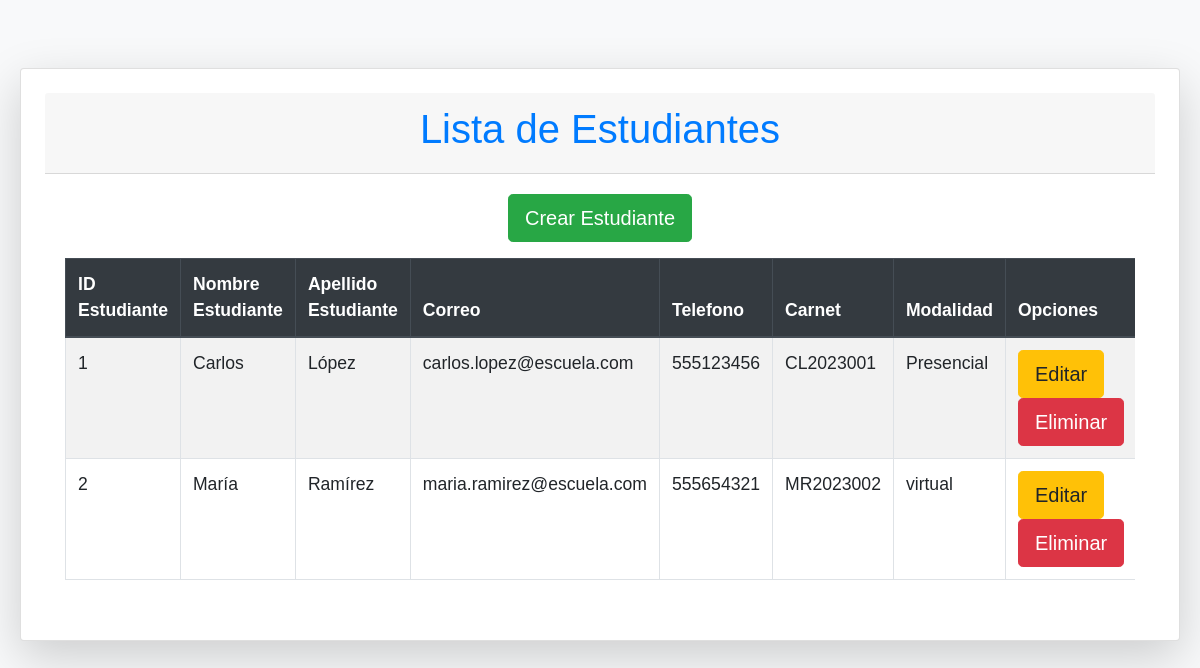
Before: /routers/estudiantesRouter.php with the older database file.
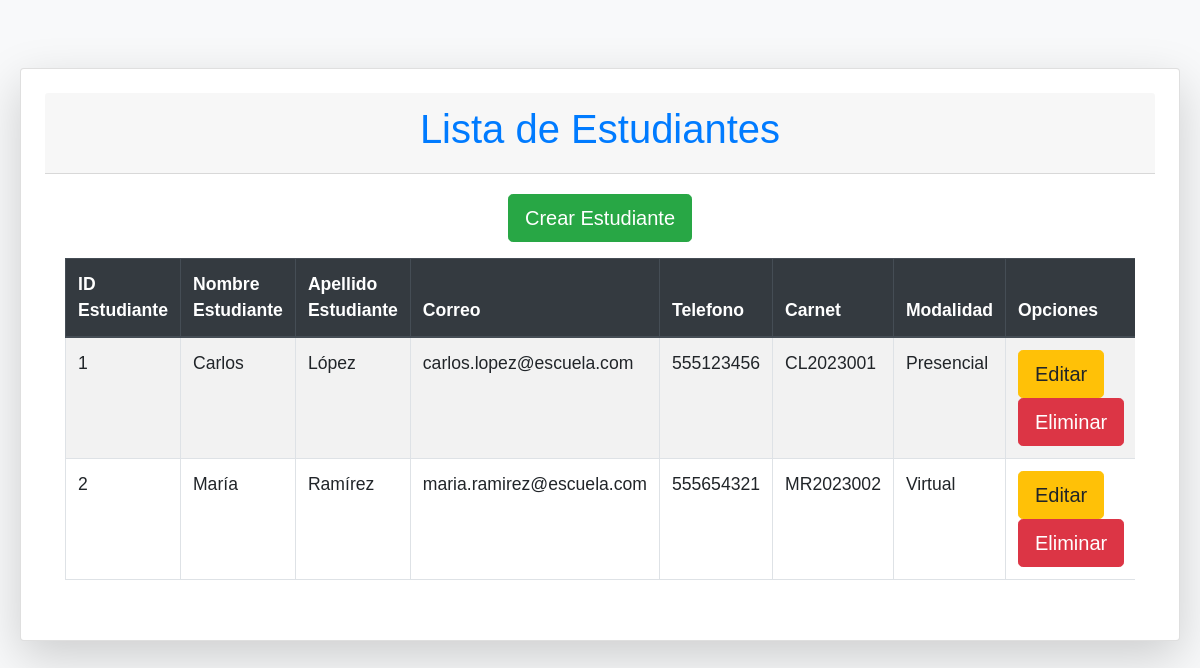
After: the same page with the newer database file.
### tables this page shows
CREATE TABLE estudiantes (
    id_estudiante INT AUTO_INCREMENT PRIMARY KEY,
    nombre VARCHAR(100) NOT NULL,
    apellido VARCHAR(100) NOT NULL,
    correo VARCHAR(100) NOT NULL UNIQUE,
    telefono VARCHAR(15),
    carnet VARCHAR(50) NOT NULL UNIQUE,
    modalidad ENUM('Presencial', 'Virtual') NOT NULL
);

### controllers/EstudiantesController.php (called while the page is built, shortened)
<?php
require_once(dirname(__FILE__) . '/../config/conf.php');
require_once(dirname(__FILE__) . '/../models/EstudiantesModel.php');
class EstudiantesController
{
    private $estudiante;
    public function __construct()
    {
        $database = new Conexion();
        $this->db = $database->Conectar();
        $this->estudiante = new Estudiantes($this->db);
    }
    public function index()
    {
        $result = $this->estudiante->get_estudiantes();
        $estudiantes = $result->fetchAll(PDO::FETCH_ASSOC);
        include(dirname(__FILE__) . '/../views/Estudiantes/indexEstudiantes.php');
    }
}
?>

### config/conf.php (called while the page is built, shortened)
<?php
class Conexion {
    private $host = "localhost";
    private $db = "escuela_sv";
    private $user = "root";
    private $pwd = "1234";
    public function Conectar() {
        $this->conn = null;
        try {
            $this->conn = new PDO("mysql:host=" . $this->host . ";dbname=" . $this->db, $this->user, $this->pwd);
            $this->conn->setAttribute(PDO::ATTR_ERRMODE, PDO::ERRMODE_EXCEPTION);
        } catch (PDOException $exec) {
            echo "Error en la conexión: " . $exec->getMessage();
        }
        return $this->conn;
    }
}
?>

### models/EstudiantesModel.php (called while the page is built, shortened)
<?php
class Estudiantes
{
    private $conn;
    private $table_name = "estudiantes";
    public function __construct($db)
    {
        $this->conn = $db;
    }
    public function get_estudiantes()
    {
        $query = "SELECT * FROM " . $this->table_name;
        $result = $this->conn->prepare($query);
        $result->execute();
        return $result;
    }
}

### views/Estudiantes/indexEstudiantes.php (the view, shortened to what this page needs)
<!DOCTYPE html>
<html lang="es">
<head>
    <link rel="stylesheet" href="https://stackpath.bootstrapcdn.com/bootstrap/4.5.2/css/bootstrap.min.css">
    <link rel="stylesheet" href="../views/css/EstudiantesResponsive.css">
</head>
<body class="bg-light">
    <div class="container mt-5 mb-5">
        <div class="card shadow-lg p-4">
            <div class="card-header text-center">
            <h2>Lista de Estudiantes</h2>
            </div>
            <div class="card-body">
                <div class="row mb-3">
                    <div class="col-12 text-center">
                    <a href="../routers/estudiantesRouter.php?action=create" class="btn btn-success btn-lg">Crear Estudiante</a>
                </div>
            </div>
            <div class="table-responsive">
                    <table class="table table-bordered table-striped">
                        <thead class="thead-dark">
                            <tr>
                            <th scope="col">ID Estudiante</th>
                            <th scope="col">Nombre Estudiante</th>
                            <th scope="col">Apellido Estudiante</th>
                            <th scope="col">Correo</th>
                            <th scope="col">Telefono</th>
                            <th scope="col">Carnet</th>
                            <th scope="col">Modalidad</th>
                            <th scope="col">Opciones</th>
                        </tr>
                    </thead>
                    <tbody>
                        <?php foreach ($estudiantes as $estudiante) : ?>
                            <tr>
                                <td><?= htmlspecialchars($estudiante['id_estudiante']); ?></td>
                                <td><?= htmlspecialchars($estudiante['nombre']); ?></td>
                                <td><?= htmlspecialchars($estudiante['apellido']); ?></td>
                                <td><?= htmlspecialchars($estudiante['correo']); ?></td>
                                <td><?= htmlspecialchars($estudiante['telefono']); ?></td>
                                <td><?= htmlspecialchars($estudiante['carnet']); ?></td>
                                <td><?= htmlspecialchars($estudiante['modalidad']); ?></td>
                                <td>
                                    <a href="../routers/estudiantesRouter.php?action=edit&id=<?= $estudiante['id_estudiante']; ?>" class="btn btn-warning btn-lg">Editar</a>
                                    <a href="../routers/estudiantesRouter.php?action=confirmDelete&id=<?= $estudiante['id_estudiante']; ?>" class="btn btn-danger btn-lg">Eliminar</a>
                                </td>
                            </tr>
                        <?php endforeach; ?>
                    </tbody>
                </table>
            </div>
        </div>
    </div>
</body>
</html>

### routers/estudiantesRouter.php (shortened to what this page needs)
<?php
require_once '../controllers/EstudiantesController.php';
$action = isset($_GET['action']) ? $_GET['action'] : '';
$controller = new EstudiantesController();
switch ($action) {
    default:
        $controller->index();
        break;
}
?>

### views/css/EstudiantesResponsive.css (style rules this page uses)
body { font-family: Arial, sans-serif; background-color: #f8f9fa; }
h2, h4 { color: #007bff; }
@media (min-width: 769px) { .container { padding: 20px; } }
@media (min-width: 769px) { h2, h4 { font-size: 2em; } }
@media (min-width: 769px) { .card { margin: auto; } }
@media (min-width: 769px) { .form-control, .table { font-size: 1em; } }
@media (min-width: 769px) { table { width: 100%; } }
@media (min-width: 992px) { .container { max-width: 1200px; } }
@media (min-width: 992px) { h2, h4 { font-size: 2.25em; } }
@media (min-width: 992px) { .btn { width: auto; } }
@media (min-width: 992px) { .form-control, .table { font-size: 1em; } }
@media (min-width: 1200px) { .container { max-width: 1400px; } }
@media (min-width: 1200px) { h2, h4 { font-size: 2.5em; } }
@media (min-width: 1200px) { .table { font-size: 1.1em; } }

Changed rows visible on the page:
changed estudiantes "María": modalidad "virtual" → "Virtual"
